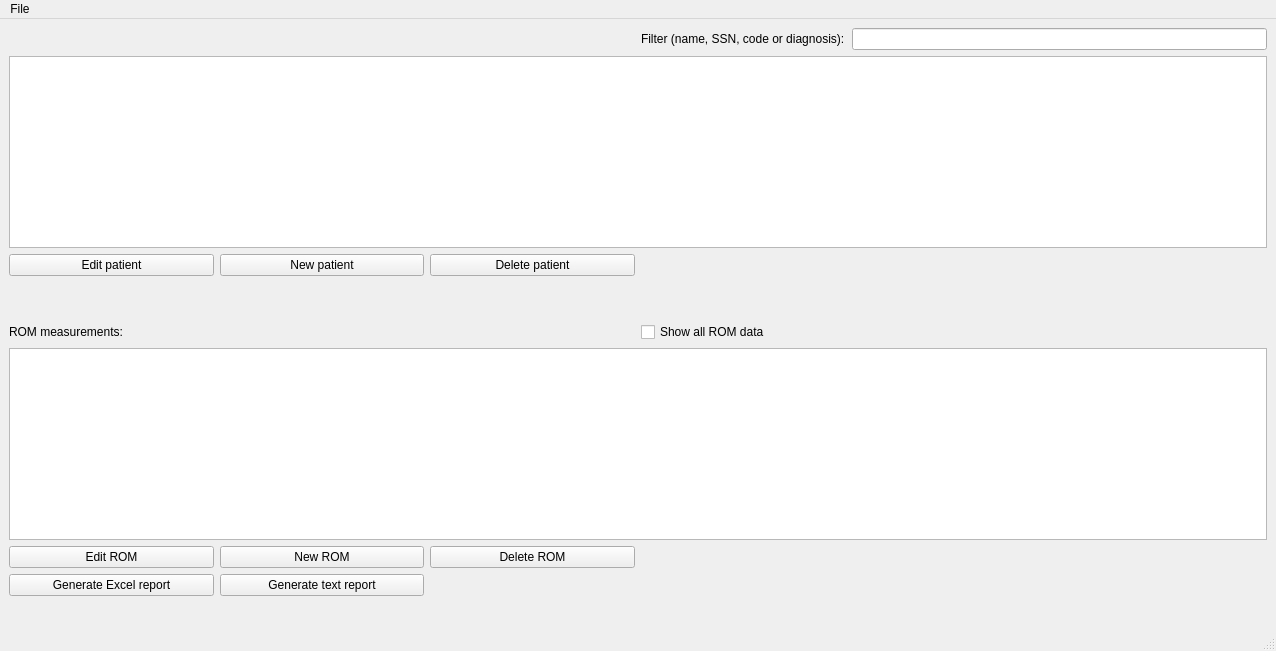
<?xml version="1.0" encoding="UTF-8"?>
<ui version="4.0">
 <class>MainWindow</class>
 <widget class="QMainWindow" name="MainWindow">
  <property name="geometry">
   <rect>
    <x>0</x>
    <y>0</y>
    <width>1276</width>
    <height>651</height>
   </rect>
  </property>
  <property name="windowTitle">
   <string>Gait database</string>
  </property>
  <widget class="QWidget" name="centralwidget">
   <layout class="QHBoxLayout" name="horizontalLayout">
    <item>
     <layout class="QGridLayout" name="gridLayout">
      <item row="6" column="0">
       <widget class="QPushButton" name="btnOpenROM">
        <property name="text">
         <string>Edit ROM</string>
        </property>
       </widget>
      </item>
      <item row="6" column="1">
       <widget class="QPushButton" name="btnNewROM">
        <property name="text">
         <string>New ROM</string>
        </property>
       </widget>
      </item>
      <item row="0" column="3">
       <widget class="QLabel" name="label">
        <property name="sizePolicy">
         <sizepolicy hsizetype="Preferred" vsizetype="Preferred">
          <horstretch>0</horstretch>
          <verstretch>0</verstretch>
         </sizepolicy>
        </property>
        <property name="text">
         <string>Filter (name, SSN, code or diagnosis):</string>
        </property>
       </widget>
      </item>
      <item row="7" column="0">
       <widget class="QPushButton" name="btnOpenROMExcel">
        <property name="text">
         <string>Generate Excel report</string>
        </property>
       </widget>
      </item>
      <item row="6" column="2">
       <widget class="QPushButton" name="btnDeleteROM">
        <property name="text">
         <string>Delete ROM</string>
        </property>
       </widget>
      </item>
      <item row="4" column="3">
       <widget class="QCheckBox" name="cbShowAllROM">
        <property name="text">
         <string>Show all ROM data</string>
        </property>
       </widget>
      </item>
      <item row="7" column="1">
       <widget class="QPushButton" name="btnOpenROMText">
        <property name="text">
         <string>Generate text report</string>
        </property>
       </widget>
      </item>
      <item row="0" column="4" colspan="2">
       <widget class="QLineEdit" name="lineEdit">
        <property name="sizePolicy">
         <sizepolicy hsizetype="Preferred" vsizetype="Fixed">
          <horstretch>0</horstretch>
          <verstretch>0</verstretch>
         </sizepolicy>
        </property>
       </widget>
      </item>
      <item row="3" column="0">
       <spacer name="verticalSpacer">
        <property name="orientation">
         <enum>Qt::Vertical</enum>
        </property>
        <property name="sizeHint" stdset="0">
         <size>
          <width>20</width>
          <height>40</height>
         </size>
        </property>
       </spacer>
      </item>
      <item row="2" column="0">
       <widget class="QPushButton" name="btnEditPatient">
        <property name="text">
         <string>Edit patient</string>
        </property>
       </widget>
      </item>
      <item row="2" column="1">
       <widget class="QPushButton" name="btnNewPatient">
        <property name="text">
         <string>New patient</string>
        </property>
       </widget>
      </item>
      <item row="2" column="2">
       <widget class="QPushButton" name="btnDeletePatient">
        <property name="text">
         <string>Delete patient</string>
        </property>
       </widget>
      </item>
      <item row="5" column="0" colspan="6">
       <widget class="QTableView" name="tvROM">
        <property name="editTriggers">
         <set>QAbstractItemView::NoEditTriggers</set>
        </property>
        <property name="selectionMode">
         <enum>QAbstractItemView::SingleSelection</enum>
        </property>
        <property name="selectionBehavior">
         <enum>QAbstractItemView::SelectRows</enum>
        </property>
        <property name="sortingEnabled">
         <bool>true</bool>
        </property>
        <attribute name="verticalHeaderVisible">
         <bool>false</bool>
        </attribute>
       </widget>
      </item>
      <item row="1" column="0" colspan="6">
       <widget class="QTableView" name="tvPatient">
        <property name="editTriggers">
         <set>QAbstractItemView::NoEditTriggers</set>
        </property>
        <property name="selectionMode">
         <enum>QAbstractItemView::SingleSelection</enum>
        </property>
        <property name="selectionBehavior">
         <enum>QAbstractItemView::SelectRows</enum>
        </property>
        <property name="sortingEnabled">
         <bool>true</bool>
        </property>
        <attribute name="verticalHeaderVisible">
         <bool>false</bool>
        </attribute>
       </widget>
      </item>
      <item row="4" column="0">
       <widget class="QLabel" name="label_7">
        <property name="text">
         <string>ROM measurements:</string>
        </property>
       </widget>
      </item>
      <item row="8" column="1">
       <spacer name="verticalSpacer_2">
        <property name="orientation">
         <enum>Qt::Vertical</enum>
        </property>
        <property name="sizeHint" stdset="0">
         <size>
          <width>20</width>
          <height>20</height>
         </size>
        </property>
       </spacer>
      </item>
     </layout>
    </item>
   </layout>
  </widget>
  <widget class="QMenuBar" name="menubar">
   <property name="geometry">
    <rect>
     <x>0</x>
     <y>0</y>
     <width>1276</width>
     <height>21</height>
    </rect>
   </property>
   <widget class="QMenu" name="menuFile">
    <property name="title">
     <string>File</string>
    </property>
    <addaction name="actionQuit"/>
   </widget>
   <addaction name="menuFile"/>
  </widget>
  <widget class="QStatusBar" name="statusbar"/>
  <action name="actionQuit">
   <property name="text">
    <string>Quit</string>
   </property>
  </action>
 </widget>
 <resources/>
 <connections/>
</ui>
